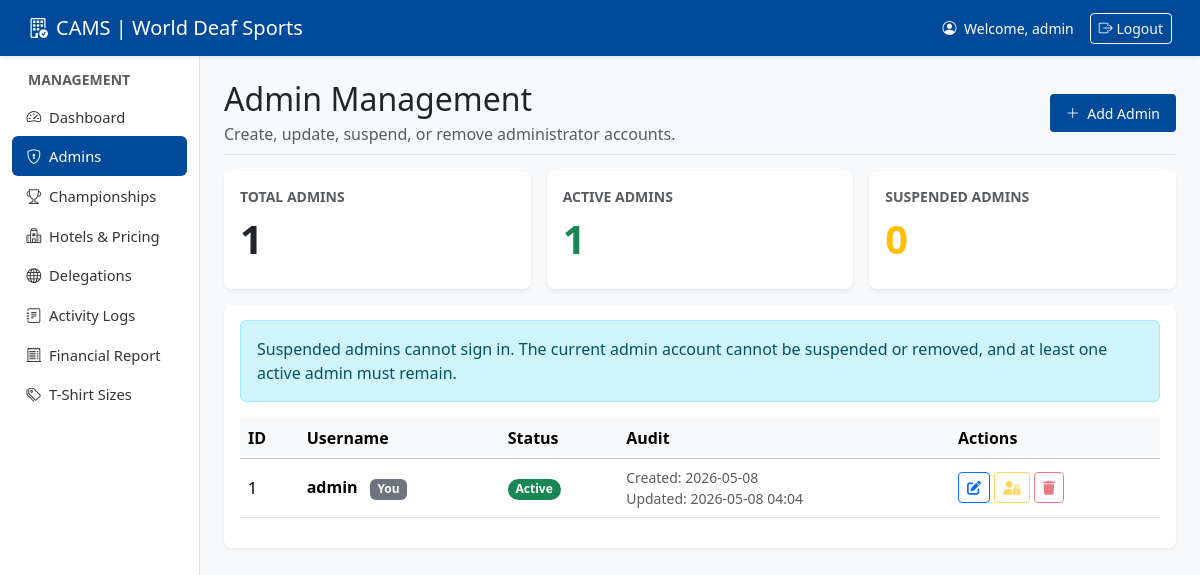
Page /admin/admins.php (signed in) on the committed database.
### tables this page shows
CREATE TABLE IF NOT EXISTS users (
    id INT AUTO_INCREMENT PRIMARY KEY,
    username VARCHAR(50) NOT NULL UNIQUE,
    password VARCHAR(255) NOT NULL,
    role ENUM('admin', 'country_manager') NOT NULL,
    status ENUM('active', 'suspended') NOT NULL DEFAULT 'active',
    suspended_at TIMESTAMP NULL DEFAULT NULL,
    country_name VARCHAR(100) NULL,
    created_at TIMESTAMP DEFAULT CURRENT_TIMESTAMP,
    updated_at TIMESTAMP DEFAULT CURRENT_TIMESTAMP ON UPDATE CURRENT_TIMESTAMP
);

### admin/admins.php (the view, shortened to what this page needs)
<?php
require_once 'includes/auth.php';
function countActiveAdmins(PDO $pdo): int
{
    $stmt = $pdo->query("SELECT COUNT(*) FROM users WHERE role = 'admin' AND status = 'active'");
    return (int) $stmt->fetchColumn();
}
$adminsStmt = $pdo->query(
    "SELECT id, username, status, suspended_at, created_at, updated_at
    FROM users
    WHERE role = 'admin'
    ORDER BY username ASC"
);
$admins = $adminsStmt->fetchAll(PDO::FETCH_ASSOC);
$activeAdminCount = countActiveAdmins($pdo);
require_once 'includes/header.php';
?>
<div class="d-flex justify-content-between flex-wrap flex-md-nowrap align-items-center pb-2 mb-3 border-bottom">
    <div>
        <h1 class="h2 mb-1">Admin Management</h1>
        <p class="text-muted mb-0">Create, update, suspend, or remove administrator accounts.</p>
    </div>
    <button class="btn btn-primary btn-sm" data-bs-toggle="modal" data-bs-target="#addAdminModal">
        <i class="bi bi-plus-lg me-1"></i> Add Admin
    </button>
</div>
<div class="row g-3 mb-3">
    <div class="col-md-4">
        <div class="card shadow-sm h-100">
            <div class="card-body">
                <div class="text-muted small text-uppercase fw-bold mb-2">Total Admins</div>
                <div class="display-6 fw-semibold"><?php echo count($admins); ?></div>
            </div>
        </div>
    </div>
    <div class="col-md-4">
        <div class="card shadow-sm h-100">
            <div class="card-body">
                <div class="text-muted small text-uppercase fw-bold mb-2">Active Admins</div>
                <div class="display-6 fw-semibold text-success"><?php echo $activeAdminCount; ?></div>
            </div>
        </div>
    </div>
    <div class="col-md-4">
        <div class="card shadow-sm h-100">
            <div class="card-body">
                <div class="text-muted small text-uppercase fw-bold mb-2">Suspended Admins</div>
                <div class="display-6 fw-semibold text-warning"><?php echo count($admins) - $activeAdminCount; ?></div>
            </div>
        </div>
    </div>
</div>
<div class="card shadow-sm">
    <div class="card-body">
        <div class="alert alert-info">
            Suspended admins cannot sign in. The current admin account cannot be suspended or removed, and at least one active admin must remain.
        </div>
        <?php if (count($admins) > 0): ?>
            <div class="table-responsive">
                <table class="table table-hover align-middle">
                    <thead class="table-light">
                        <tr>
                            <th>ID</th>
                            <th>Username</th>
                            <th>Status</th>
                            <th>Audit</th>
                            <th>Actions</th>
                        </tr>
                    </thead>
                    <tbody>
                        <?php foreach ($admins as $admin): ?>
                            <tr>
                                <td><?php echo htmlspecialchars($admin['id']); ?></td>
                                <td class="fw-bold">
                                    <?php echo htmlspecialchars($admin['username']); ?>
                                    <?php if ((int) $admin['id'] === (int) $_SESSION['id']): ?>
                                        <span class="badge bg-secondary ms-2">You</span>
                                    <?php endif; ?>
                                </td>
                                <td>
                                    <?php if ($admin['status'] === 'active'): ?>
                                        <span class="badge rounded-pill text-bg-success">Active</span>
                                    <?php else: ?>
                                        <span class="badge rounded-pill text-bg-warning">Suspended</span>
                                    <?php endif; ?>
                                </td>
                                <td>
                                    <div class="small text-muted">Created: <?php echo htmlspecialchars(date('Y-m-d', strtotime($admin['created_at']))); ?></div>
                                    <div class="small text-muted">Updated: <?php echo htmlspecialchars(date('Y-m-d H:i', strtotime($admin['updated_at']))); ?></div>
                                </td>
                                <td>
                                    <button class="btn btn-sm btn-outline-primary" data-bs-toggle="modal" data-bs-target="#editAdminModal<?php echo $admin['id']; ?>">
                                        <i class="fas fa-edit"></i>
                                    </button>
                                    <button
                                        type="button"
                                        class="btn btn-sm <?php echo $admin['status'] === 'active' ? 'btn-outline-warning' : 'btn-outline-success'; ?>"
                                        data-bs-toggle="modal"
                                        data-bs-target="#adminActionModal"
                                        data-action="toggle_admin_status"
                                        data-id="<?php echo $admin['id']; ?>"
                                        data-title="<?php echo $admin['status'] === 'active' ? 'Suspend Admin' : 'Reactivate Admin'; ?>"
                                        data-message="<?php echo htmlspecialchars($admin['status'] === 'active' ? 'This admin will lose access immediately until reactivated.' : 'This admin will be able to sign in again immediately.', ENT_QUOTES); ?>"
                                        data-button-class="<?php echo $admin['status'] === 'active' ? 'btn-warning' : 'btn-success'; ?>"
                                        data-button-label="<?php echo $admin['status'] === 'active' ? 'Suspend Admin' : 'Reactivate Admin'; ?>"
                                        <?php echo (int) $admin['id'] === (int) $_SESSION['id'] ? 'disabled' : ''; ?>
                                    >
                                        <i class="fas <?php echo $admin['status'] === 'active' ? 'fa-user-lock' : 'fa-user-check'; ?>"></i>
                                    </button>
                                    <button
                                        type="button"
                                        class="btn btn-sm btn-outline-danger"
                                        data-bs-toggle="modal"
                                        data-bs-target="#adminActionModal"
                                        data-action="delete_admin"
                                        data-id="<?php echo $admin['id']; ?>"
                                        data-title="Remove Admin"
                                        data-message="<?php echo htmlspecialchars('This permanently removes the admin account. This cannot be undone.', ENT_QUOTES); ?>"
                                        data-button-class="btn-danger"
                                        data-button-label="Remove Admin"
                                        <?php echo (int) $admin['id'] === (int) $_SESSION['id'] ? 'disabled' : ''; ?>
                                    >
                                        <i class="fas fa-trash"></i>
                                    </button>
                                </td>
                            </tr>
                        <?php endforeach; ?>
                    </tbody>
                </table>
            </div>
        <?php else: ?>
            <div class="alert alert-info text-center mb-0">No admin accounts found.</div>
        <?php endif; ?>
    </div>
</div>
<?php require_once 'includes/footer.php'; ?>

### admin/includes/header.php (style rules this page uses)
:root { --primary-blue: #004a99; --secondary-blue: #e6f0ff; --accent-blue: #007bff; }
body { background-color: #f8f9fa; font-family: 'Segoe UI', Tahoma, Geneva, Verdana, sans-serif; }
.card { border: none; border-radius: 8px; box-shadow: 0 2px 4px rgba(0,0,0,0.04); margin-bottom: 12px; }
.card-body { padding: 0.9rem 1rem; }
.btn-primary { background-color: var(--primary-blue); border: none; padding: 0.55rem 1rem; }
.border-bottom { margin-bottom: 0.8rem; }

### rows in the picture
users: id "1", username "admin", shows "You", status "Active", created_at "2026-05-08", updated_at "2026-05-08 04:04"

### other values in the picture
$_SESSION['username'] "admin"
count($admins) "1"
$activeAdminCount "1"
count($admins) - $activeAdminCount "0"
